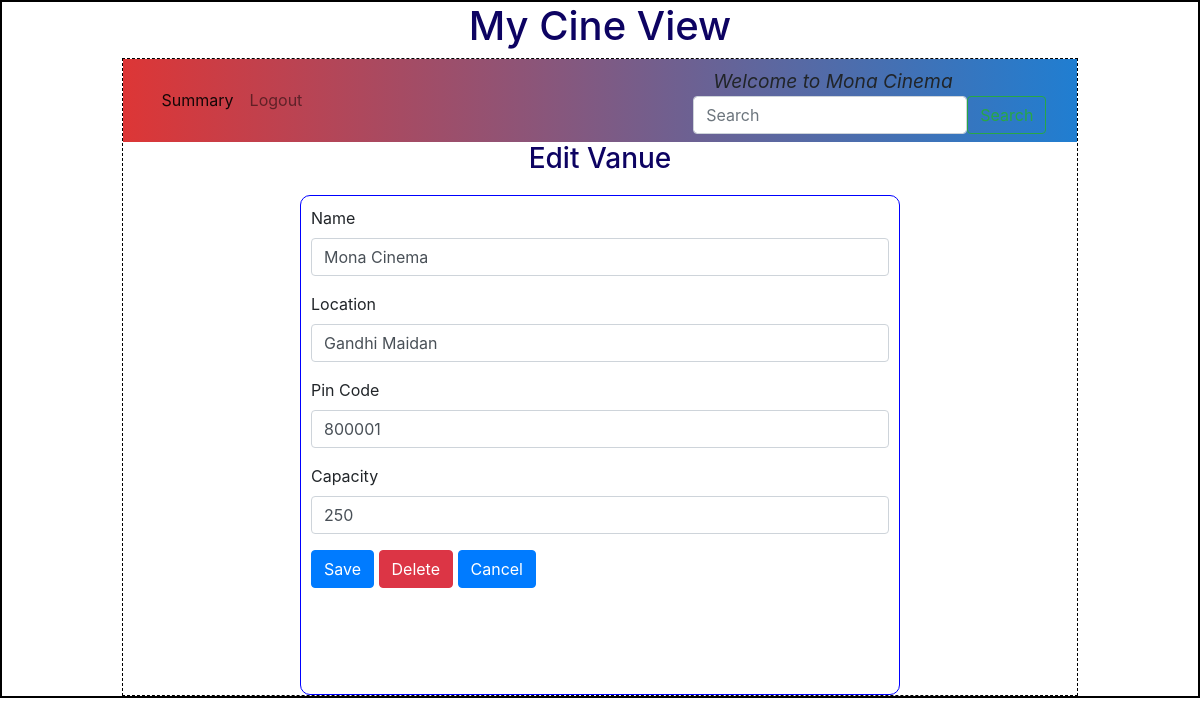
Page /edit_venue/1/Mona Cinema on the committed database.
### backend/models.py (models this page shows)
class Theatre(db.Model):
    __tablename__="theatre"
    id=db.Column(db.Integer,primary_key=True)
    name=db.Column(db.String,nullable=False)
    location=db.Column(db.String,nullable=False)
    pin_code=db.Column(db.Integer,nullable=False)
    capacity=db.Column(db.Integer,nullable=False)
    venue_pic_url=db.Column(db.String,nullable=True,default="None")
    shows=db.relationship("Show",cascade="all,delete",backref="theatre",lazy=True) # Theater can access all of Its shows

### backend/controllers.py (the view, shortened to what this page needs)
@app.route("/edit_venue/<id>/<name>",methods=["GET","POST"])
def edit_venue(id,name):
    v=get_venue(id)
    return render_template("edit_venue.html",venue=v,name=name)

### backend/controllers.py (called while the page is built)
def get_venue(id):
    theatre=Theatre.query.filter_by(id=id).first()
    return theatre

### templates/edit_venue.html
{%extends "admin_layout.html"%}
{%block content%}
        {%if venue%}
            <div class="center"><h3>Edit Vanue</h3></div>
            <form action="/edit_venue/{{venue.id}}/{{name}}" method="POST">
            <div class="input_form">
                <div class="mb-3">
                    <label for="name" class="form-label">Name</label>
                    <input type="text" class="form-control" name="name" id="name" value="{{venue.name}}">
                </div>
                <div class="mb-3">
                    <label for="location" class="form-label">Location</label>
                    <input type="text" class="form-control" name="location" id="location" value="{{venue.location}}">
                </div>
                <div class="mb-3">
                    <label for="pin_code" class="form-label">Pin Code</label>
                    <input type="text" class="form-control" name="pin_code" id="pin_code" value="{{venue.pin_code}}">
                </div>
                <div class="mb-3">
                    <label for="capacity" class="form-label">Capacity</label>
                    <input type="number" class="form-control" name="capacity" id="capacity" value="{{venue.capacity}}">
                </div>
                <div class="mb-3">
                    <button type="submit" text-align="center" class="btn btn-primary">Save</button>
                    <a href ="/delete_venue/{{venue.id}}/{{name}}" type="button" class="btn btn-danger">Delete</a>
                    <a href ="/admin/{{name}}" type="button" class="btn btn-primary">Cancel</a>
                </div>
            </div>
            </form>
        {%endif%}
{%endblock%}

### templates/admin_layout.html (shortened to what this page needs)
<!DOCTYPE html>
<html lang="en">
    <head>
        <link rel="stylesheet" href="/static/styles/main.css">
        <link rel="stylesheet" href="https://cdn.jsdelivr.net/npm/bootstrap@4.0.0/dist/css/bootstrap.min.css">
    </head>
    <body>
        <div class="my_container">
            <div class="center"><h1>My Cine View</h1></div>
            <div class="my_panel">
                <nav class="navbar navbar-expand-lg navbar-light" style="background-image: linear-gradient(to right, rgb(221, 54, 54),rgb(32, 126, 209));">
                    <div class="container-fluid">
                        <div class="collapse navbar-collapse d-flex justify-content-between" id="navbarText">
                            <ul class="navbar-nav mb-2 mb-lg-0">
                                <li class="nav-item">
                                    <a class="nav-link active" aria-current="page" href="/admin_summary">Summary</a>
                                </li>
                                <li class="nav-item">
                                    <a class="nav-link" href="/login">Logout</a>
                                </li>
                            </ul>
                        </div>
                        <div>
                            <span class="nav_bar">
                                Welcome to {{name}}
                            </span>
                            <form class="d-flex" role="search" method="POST" action="/search/{{name}}">
                                <input class="form-control me-2" type="search" placeholder="Search" aria-label="Search" name="search_txt" id="search_txt">
                                <button class="btn btn-outline-success" type="submit">Search</button>
                            </form>
                        </div>
                    </div>
                </nav>
                {%block content%}{%endblock%}
            </div>
        </div>
    </body>
</html>

### static/styles/main.css (style rules this page uses)
* { margin:0px; }
.my_container { border: 2px solid black }
.my_panel { width: 80%; margin: auto; height: auto; border: 1px dashed black; }
.input_form { border: 1px solid blue; width: 600px; height: 500px; margin: auto; margin-top: 20px; padding: 10px; border-radius: 10px; font-size: 16px; text-align: justyfy; }
.center { text-align: center; margin: auto; color: rgb(13, 3, 98); }
.nav_bar { font-size:larger; margin-left: 20px; font-style: italic; font-style: oblique; }

### rows in the picture
Theatre: name "Mona Cinema", location "Gandhi Maidan", pin_code "800001", capacity "250"
